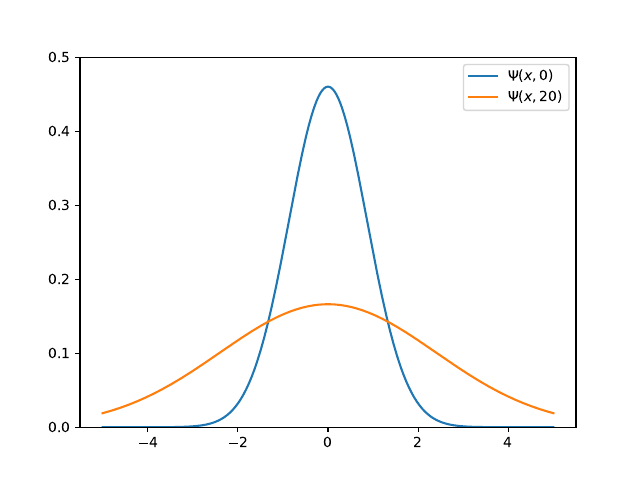

This figure's Python source:
from matplotlib import pyplot as plt
import numpy as np



def Omega(t):
    return np.sqrt(1/(1+t^2))


def PsiSquared(x,t):
    return np.sqrt(2/np.pi) * Omega(t) * np.exp(-2 * (Omega(t)**2) * (x**2))



X = np.linspace(-5, 5,500)
t = [0,20]
y = np.array([PsiSquared(X,_t) for _t in t])

fig,ax = plt.subplots()

ax.set_ylim(0,0.5)
ax.plot(X,y[0], label="$\\Psi(x,0)$")
ax.plot(X,y[1], label="$\\Psi(x,20)$")
ax.legend(loc="upper right")
plt.savefig(".\\res\\Prblm4.pdf")